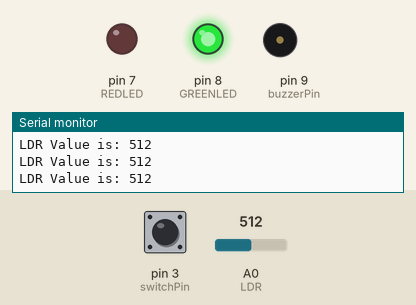
Recording of a sketch running on a simulated Arduino Uno, built with avr-gcc and run on an emulated ATmega328P. Parts: output pins drawn as LEDs (lit = HIGH), buzzer (waves = sounding), the last lines printed to the serial monitor. The inputs (shaded band) are chosen by the test bench; at power-on: A0 (LDR) = 512, pin 3 (switchPin) LOW.

Above: at 1.2 s.
1.3 s: A0 (LDR) set to 837
2.8 s: A0 (LDR) set to 865
At 3.4 s:
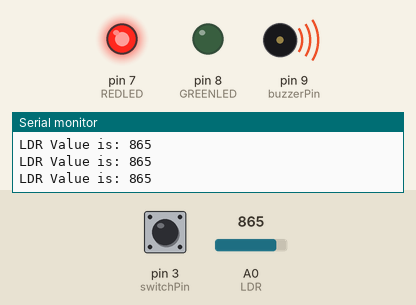
4.4 s: pin 3 (switchPin) pulled HIGH for 0.15 s
At 4.61 s:
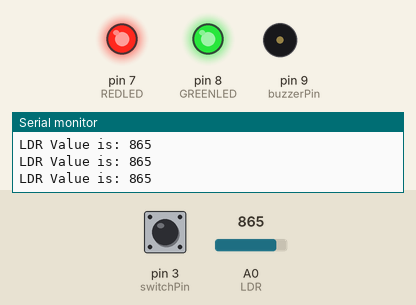
6.2 s: pin 3 (switchPin) pulled HIGH for 3.2 s
At 10.6 s:
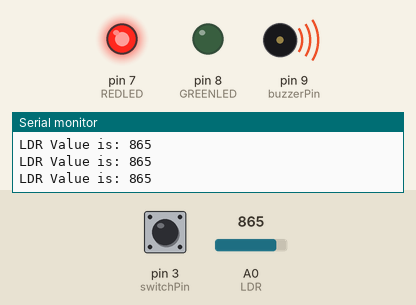
11.0 s: A0 (LDR) set to 840
At 12.1 s:
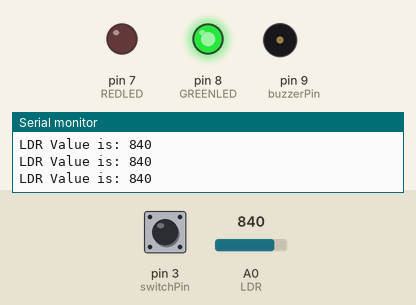
Timing chart, 0 to 13.6 s (numbered marks = the images above; inputs shaded):
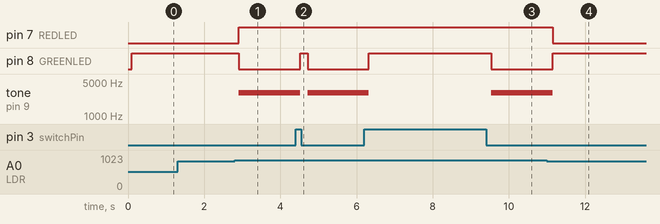

Measured:
- the behaviour switches between 849 and 850 on A0 (LDR) (found by bisection; images 0 and 1)
- after the input at 2.8 s, pin 7 (REDLED): LOW → HIGH after 0.11 s; pin 8 (GREENLED): HIGH → LOW after 0.11 s; tone on pin 9 (buzzerPin): silent → 3000 Hz after 0.11 s
- after the input at 4.4 s, pin 8 (GREENLED): LOW → HIGH after 0.12 s, → LOW 0.20 s later; tone on pin 9 (buzzerPin): 3000 Hz → silent after 0.12 s, → 3000 Hz 0.20 s later
- after the input at 6.2 s, pin 8 (GREENLED): LOW → HIGH after 0.13 s, → LOW 3.2 s later; tone on pin 9 (buzzerPin): 3000 Hz → silent after 0.13 s, → 3000 Hz 3.2 s later
- after the input at 11.0 s, pin 7 (REDLED): HIGH → LOW after 0.15 s; pin 8 (GREENLED): LOW → HIGH after 0.15 s; tone on pin 9 (buzzerPin): 3000 Hz → silent after 0.15 s

The sketch:

ArduinoBasedAlarmSystem.ink.ino
```cpp
#define REDLED 7
#define GREENLED 8

const int LDR = A0;
int input_val = 0;
const int buzzerPin = 9;
const int switchPin = 3;


void setup() {
  // put your setup code here, to run once:
  pinMode(REDLED, OUTPUT);
  pinMode(GREENLED, OUTPUT);
  pinMode(buzzerPin, OUTPUT);
  pinMode(switchPin, INPUT);
  Serial.begin(9600);

}

void loop() {
  int switchVal;
  switchVal = digitalRead(switchPin);
  input_val = analogRead(LDR);
  Serial.print("LDR Value is: ");
  Serial.println(input_val);
  delay(100);


    if (switchVal == HIGH) {
      noTone(buzzerPin);
      digitalWrite(GREENLED, HIGH);
      digitalWrite(REDLED, HIGH);
    }
    else if (switchVal == LOW) {
      if(input_val < 850) {
        noTone(buzzerPin);
        digitalWrite(GREENLED, HIGH);
        digitalWrite(REDLED, LOW);
      }
      else {
        tone(buzzerPin, 3000);
        digitalWrite(GREENLED, LOW);
        digitalWrite(REDLED, HIGH);
      }
    }
   }
```
